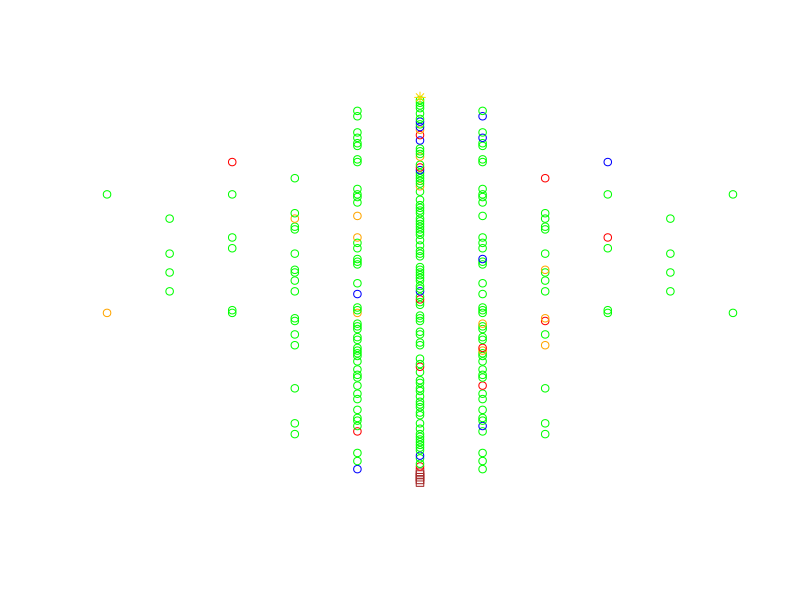

The R script that drew this image:
library(ggplot2)
library(beeswarm)
library(dplyr)
#losowe tworzenie choinki
set.seed(2026)
df <- rnorm(250)
punkty <- beeswarm(df, method="center" ,do.plot = FALSE)
#przygotowanie do poprawek
punkty <- punkty %>% 
  arrange(y) %>% 
  mutate(roznica=c(round(diff(y),5),0))
m<-min(punkty$roznica[punkty$roznica != 0])
#dol
l<-0
for (i in 1:124)
{
  if(punkty$roznica[125-i]>m)
  {
    l=l+(punkty$roznica[125-i]-m)
  }
  punkty$y[125-i]<-punkty$y[125-i]+l
}
#gora
l<-0
for (i in 125:250)
{
  punkty$y[i]<-punkty$y[i]-l
  if(punkty$roznica[i]>m)
  {
    l=l+(punkty$roznica[i]-m)
  }
}
#przygotowanie do kolorowania
ile <- table(punkty$y)
wynik <- ile[as.character(punkty$y)]
punkty <- punkty %>% 
  mutate(szerokosc=as.vector(wynik))
punkty$col[1]="brown"
punkty$pch[1]=0
pien<-punkty$szerokosc[1]
j<-2
while(punkty$szerokosc[j]<=pien)
{
  punkty$col[j]="brown"
  punkty$pch[j]=0
  j=j+1
}
for (i in j:250)
{
  punkty$col[i]="green"
}
if(punkty$szerokosc[250]==1)
{
  punkty$col[250]="gold"
  punkty$pch[250]=8
}
#losowanie bombek
ilosc<-sum(punkty$col=="green")
if (ilosc%%2==1)
{
  ilosc=ilosc-1
}
n<-sample(1:(ilosc/2), 1)
kolorki<-c("red","blue","orange")
while(n>0)
{
  j<-sample(1:250,1)
  if(punkty$col[j]=="green")
  {
    punkty$col[j]=kolorki[(n%%3)+1]
  }
  n=n-1
}
#wykres
plot(x=punkty$x,y=punkty$y,col=punkty$col,pch=punkty$pch,axes = FALSE,xlab="",ylab="") 
